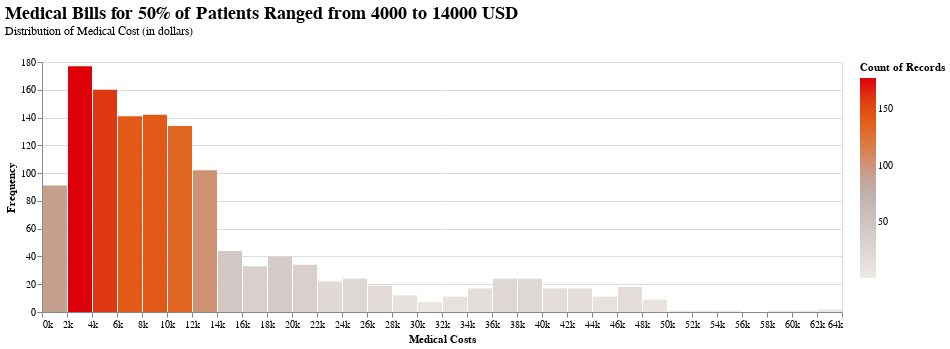

The code cell stored with this chart in its notebook:
### Code cell
# Membuat histogram
chart.mark_bar().encode(
    x=alt.X("charges", title='Medical Costs').bin(maxbins=50).axis(format='s'),
    y=alt.Y('count()', title='Frequency'),
    tooltip='count()',
    color=alt.Color('count()').scale(scheme="lightgreyred",)
).properties(
    title=alt.Title(
        "Medical Bills for 50% of Patients Ranged from 4000 to 14000 USD",
        subtitle='Distribution of Medical Cost (in dollars)',
        anchor='start',
        font='Calibri',
        fontSize=18,
        offset=20,
    ),
    width=800, height=250,
)

### Figure 1 — Vega-Lite specification as saved in the notebook (floating-point values rounded to 4 significant figures; data arrays with more than 128 entries replaced by an {"elided": "..."} marker saying what was removed)
{"config": {"view": {"continuousWidth": 300, "continuousHeight": 300}}, "data": {"name": "data-65b21869c4c6f9ccd68793924b0ce06a"}, "mark": {"type": "bar"}, "encoding": {"color": {"aggregate": "count", "scale": {"scheme": "lightgreyred"}, "type": "quantitative"}, "tooltip": {"aggregate": "count", "type": "quantitative"}, "x": {"axis": {"format": "s"}, "bin": {"maxbins": 50}, "field": "charges", "title": "Medical Costs", "type": "quantitative"}, "y": {"aggregate": "count", "title": "Frequency", "type": "quantitative"}}, "height": 250, "title": {"text": "Medical Bills for 50% of Patients Ranged from 4000 to 14000 USD", "anchor": "start", "font": "Calibri", "fontSize": 18, "offset": 20, "subtitle": "Distribution of Medical Cost (in dollars)"}, "width": 800, "$schema": "https://vega.github.io/schema/vega-lite/v5.8.0.json", "datasets": {"data-65b21869c4c6f9ccd68793924b0ce06a": {"elided": "1337 records"}}}
